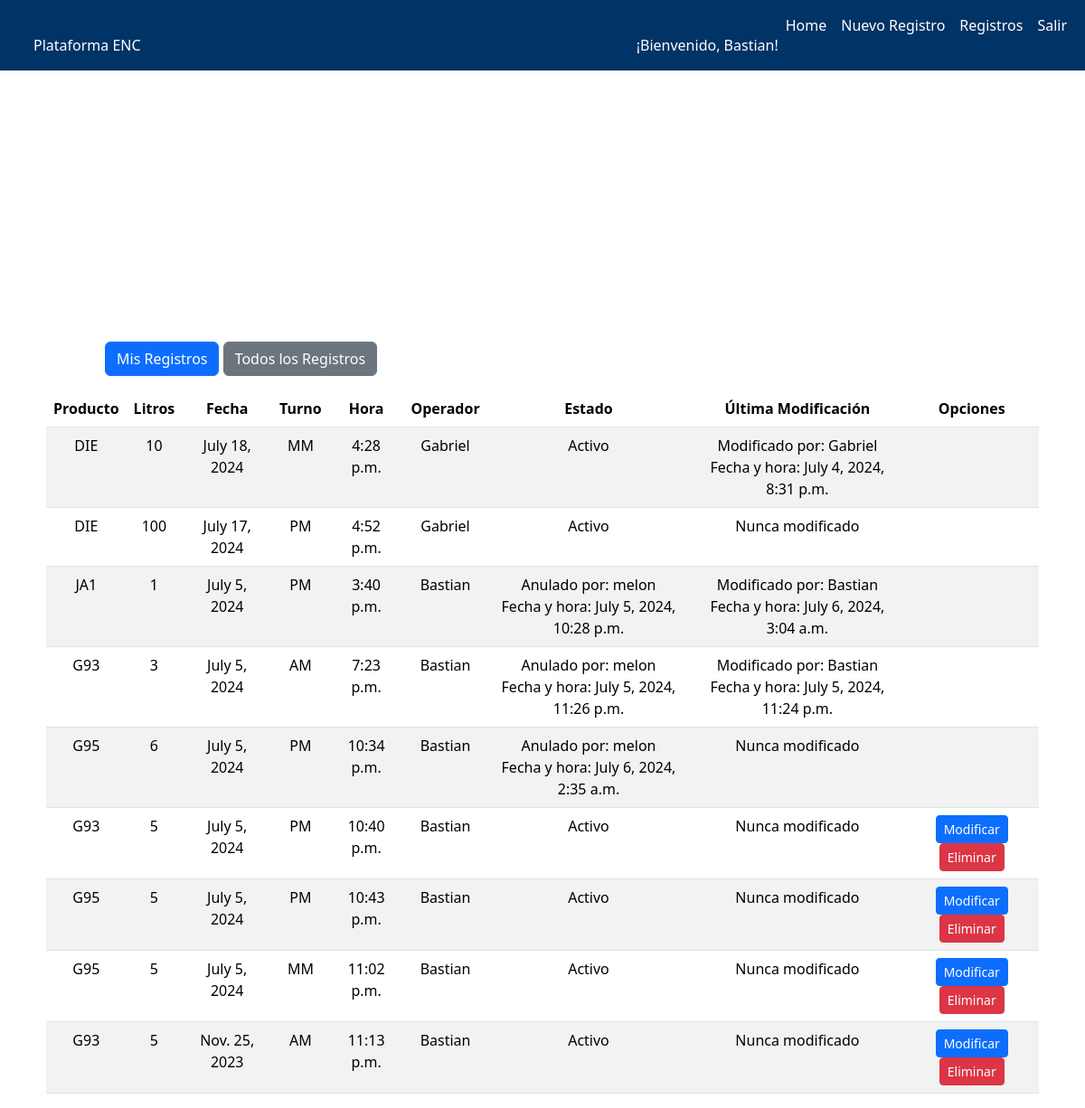
Page /ListarProyectos/ (signed in) on the earlier database version.
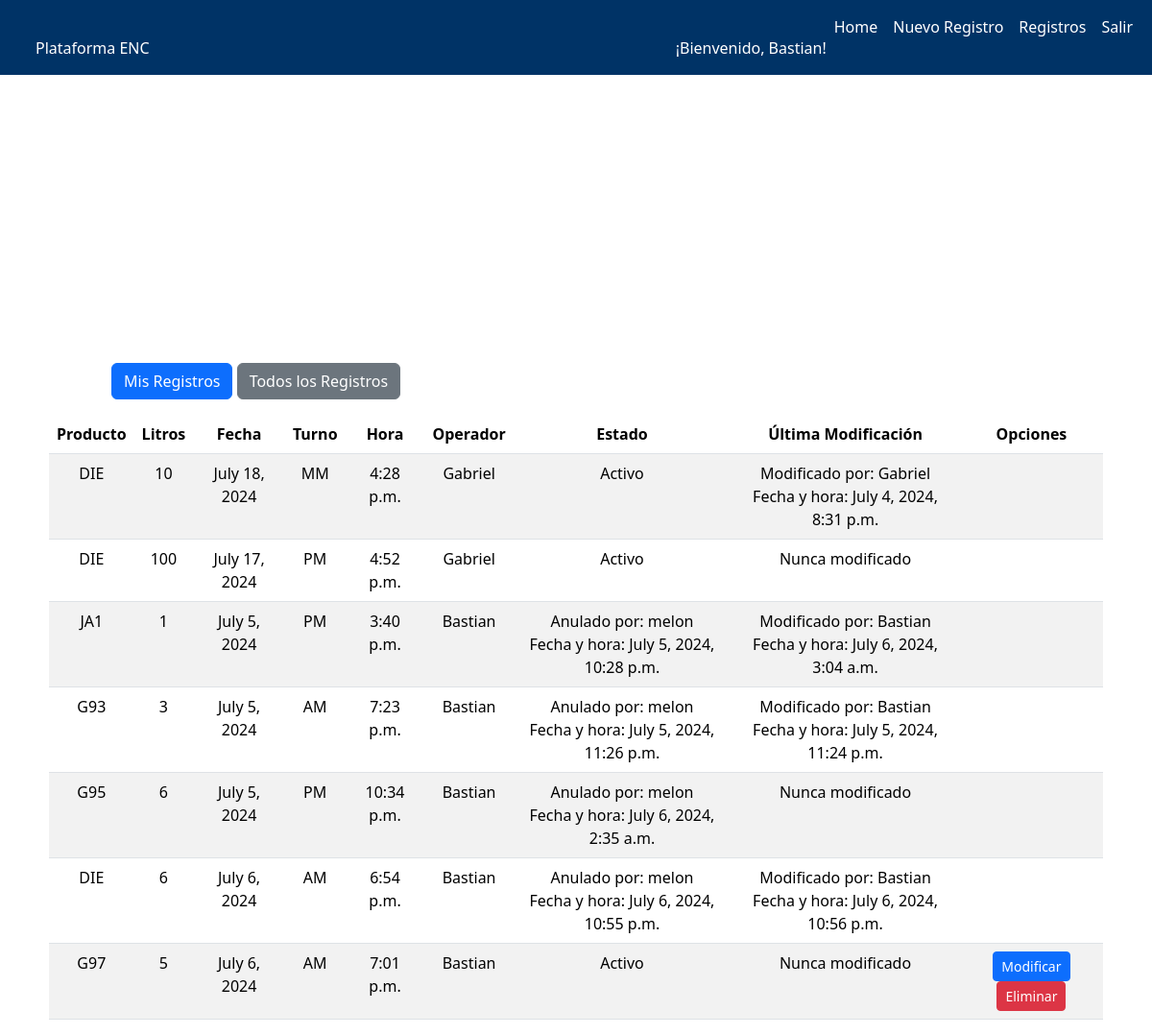
Same page on the later database version.
### core/models.py (models this page shows, shortened)
class Produccion(models.Model):
    producto = models.ForeignKey(Producto, on_delete=models.CASCADE)
    Litros_producido = models.IntegerField()
    fecha_produccion = models.DateField()
    turno = models.CharField(max_length=100, choices=turnos)
    hora_registro = models.TimeField()
    operador = models.ForeignKey(User, on_delete=models.CASCADE)
    anulado = models.BooleanField(default=False)
    usuario_anulacion = models.ForeignKey(User, on_delete=models.SET_NULL, null=True, blank=True, related_name='producciones_anuladas')
    fecha_anulacion = models.DateTimeField(null=True, blank=True)
    modificado_por = models.ForeignKey(User, on_delete=models.SET_NULL, null=True, blank=True, related_name='modificaciones')
    fecha_modificacion = models.DateTimeField(null=True, blank=True)

class Producto(models.Model):
    codigo = models.CharField(max_length=3)
    nombre = models.CharField(max_length=100)
    planta = models.ForeignKey(Planta, on_delete=models.CASCADE)
    litros_totales = models.IntegerField(default=0)

### core/views.py (the view)
# urls.py: path('ListarProyectos/', views.listar_proyectos, name="ListarProyectos"),
@login_required
def listar_proyectos(request):
    if 'mis_registros' in request.GET:
        registros = Produccion.objects.filter(operador=request.user)
    else:
        registros = Produccion.objects.all()
    return render(request, 'core/listarProyectos.html', {'listado': registros})

### core/context_processors.py (called while the page is built)
def is_autoridad(request):
    if request.user.is_authenticated:
        return {'is_autoridad': request.user.groups.filter(name='autoridad').exists()}
    return {'is_autoridad': False}

### core/templates/core/ListarProyectos.html
{% extends 'core/base.html' %}
{% block content %}
<div class="row justify-content-center">
    <div class="col-11">
        <form method="get" action="{% url 'ListarProyectos' %}">
            <button type="submit" name="mis_registros" value="1" class="btn btn-primary mb-3">Mis Registros</button>
            <button type="submit" class="btn btn-secondary mb-3">Todos los Registros</button>
        </form>
        <div class="table-responsive">
            <table class="table table-striped text-center">
                <thead>
                    <tr>
                        <th>Producto</th>
                        <th>Litros</th>
                        <th>Fecha</th>
                        <th>Turno</th>
                        <th>Hora</th>
                        <th>Operador</th>
                        <th>Estado</th>
                        <th>Última Modificación</th>
                        <th colspan="2">Opciones</th>
                    </tr>
                </thead>
                <tbody>
                    {% for c in listado %}
                    <tr>
                        <td>{{ c.producto.codigo }}</td>
                        <td>{{ c.Litros_producido }}</td>
                        <td>{{ c.fecha_produccion }}</td>
                        <td>{{ c.turno }}</td>
                        <td>{{ c.hora_registro }}</td>
                        <td>{{ c.operador.username }}</td>
                        <td>
                            {% if c.anulado %}
                                Anulado por: {{ c.usuario_anulacion.username }} <br>
                                Fecha y hora: {{ c.fecha_anulacion }}
                            {% else %}
                                Activo
                            {% endif %}
                        </td>
                        <td>
                            {% if c.modificado_por %}
                                Modificado por: {{ c.modificado_por.username }} <br>
                                Fecha y hora: {{ c.fecha_modificacion }}
                            {% else %}
                                Nunca modificado
                            {% endif %}
                        </td>
                        <td>
                            {% if c.operador == request.user %}
                                {% if not c.anulado %}
                                    <a href="{% url 'modificar_producto' c.id %}" class="btn btn-primary btn-sm">Modificar</a>
                                    <a href="{% url 'eliminar_producto' c.id %}" class="btn btn-danger btn-sm">Eliminar</a>
                                {% endif %}
                            {% endif %}
                        </td>
                    </tr>
                    {% endfor %}
                </tbody>
            </table>
        </div>
    </div>
</div>
{% endblock %}

Differences in the rows shown:
removed Produccion: producto.codigo "G93", Litros_producido "5", fecha_produccion "July 5, 2024", turno "PM", hora_registro "10:40 p.m.", operador.username "Bastian", anulado "Activo", shows "Nunca modificado"
removed Produccion: producto.codigo "G95", Litros_producido "5", fecha_produccion "July 5, 2024", turno "PM", hora_registro "10:43 p.m.", operador.username "Bastian", anulado "Activo", shows "Nunca modificado"
removed Produccion: producto.codigo "G95", Litros_producido "5", fecha_produccion "July 5, 2024", turno "MM", hora_registro "11:02 p.m.", operador.username "Bastian", anulado "Activo", shows "Nunca modificado"
removed Produccion: producto.codigo "G93", Litros_producido "5", fecha_produccion "Nov. 25, 2023", turno "AM", hora_registro "11:13 p.m.", operador.username "Bastian", anulado "Activo", shows "Nunca modificado"
added Produccion: producto.codigo "DIE", Litros_producido "6", fecha_produccion "July 6, 2024", turno "AM", hora_registro "6:54 p.m.", operador.username "Bastian", usuario_anulacion.username "melon", fecha_anulacion "July 6, 2024, 10:55 p.m.", modificado_por.username "Bastian", fecha_modificacion "July 6, 2024, 10:56 p.m."
added Produccion: producto.codigo "G97", Litros_producido "5", fecha_produccion "July 6, 2024", turno "AM", hora_registro "7:01 p.m.", operador.username "Bastian", anulado "Activo", shows "Nunca modificado"
